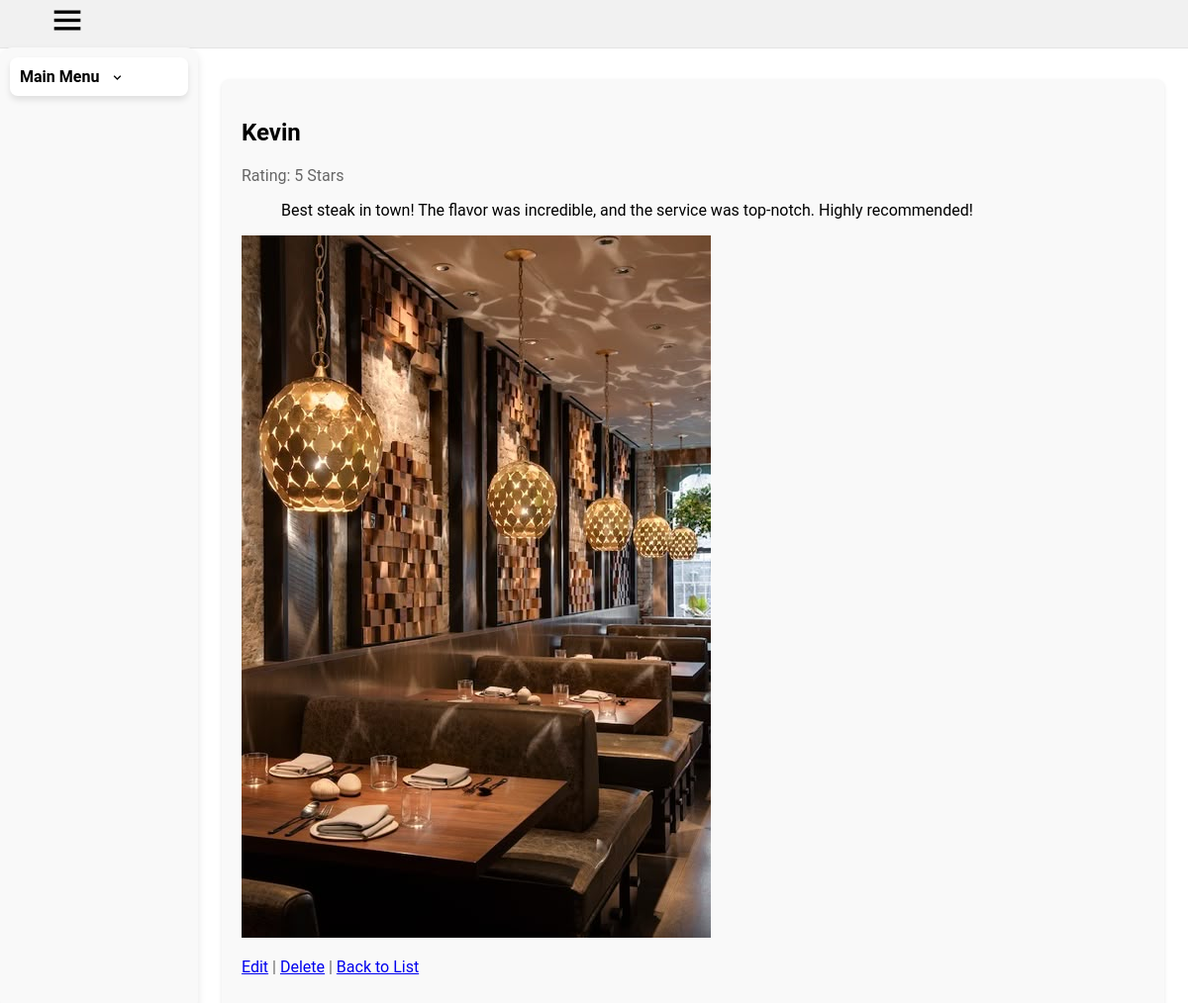
/testimonials/1/, run on the app's committed database.
### base/models.py (models this page shows, shortened)
class Testimonial(models.Model):
    customer_name = models.CharField(max_length=255)
    image = models.ImageField(upload_to='testimonials/', blank=True, null=True)
    rating = models.PositiveIntegerField(default=5, choices=[(i, f"{'★' * i}") for i in range(1, 6)])
    review = models.TextField()

### base/views.py (the view)
# urls.py: path('testimonials/<int:pk>/', views.TestimonialDetailView.as_view(), name='testimonial_detail'),
class TestimonialDetailView(DetailView):
    model = Testimonial
    template_name = 'base/testimonial_detail.html'

### base/templates/base/testimonial_detail.html
{% extends "dashboard/base.html" %}
{% block content %}
  <h1>{{ object.customer_name }}</h1>
  <p>Rating: {{ object.rating }} Stars</p>
  <blockquote>{{ object.review }}</blockquote>
  {% if object.image %}
    <img src="{{ object.image.url }}" alt="{{ object.customer_name }}">
  {% endif %}
  <p>
    <a href="{% url 'base:testimonial_update' object.pk %}">Edit</a> |
    <a href="{% url 'base:testimonial_delete' object.pk %}">Delete</a> |
    <a href="{% url 'base:testimonial_list' %}">Back to List</a>
  </p>
{% endblock %}

### dashboard/static/dashboard/css/styles.css (style rules this page uses)
body { overflow: scroll; overflow-x: hidden; font-family: Roboto, Arial; margin: 0; padding-top: 80px; padding-left: 96px; padding-right: 24px; background-color: white }
.container p { color: #666; }

### data on the page
Testimonial: customer_name "Kevin", rating "5", review "Best steak in town! The flavor was incredible, and the service was top-notch. Highly recommended!", image (picture)
